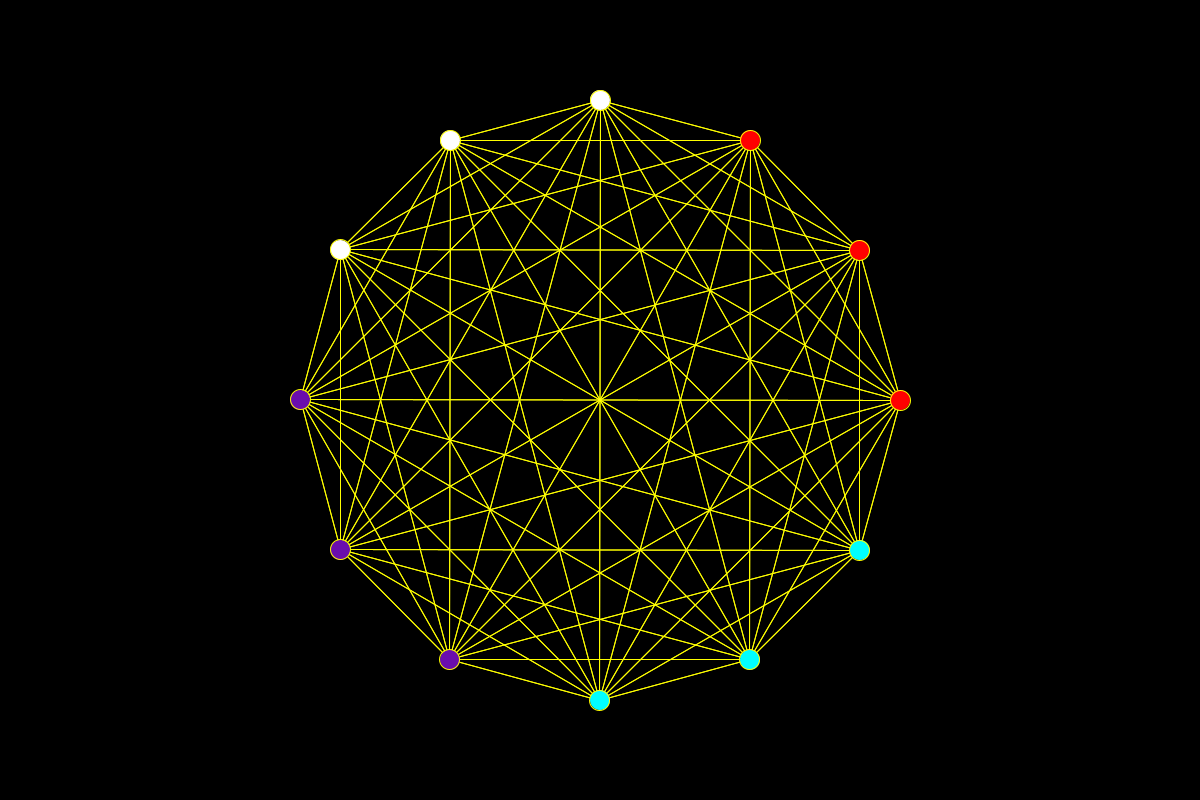
Frame 1 (no input)
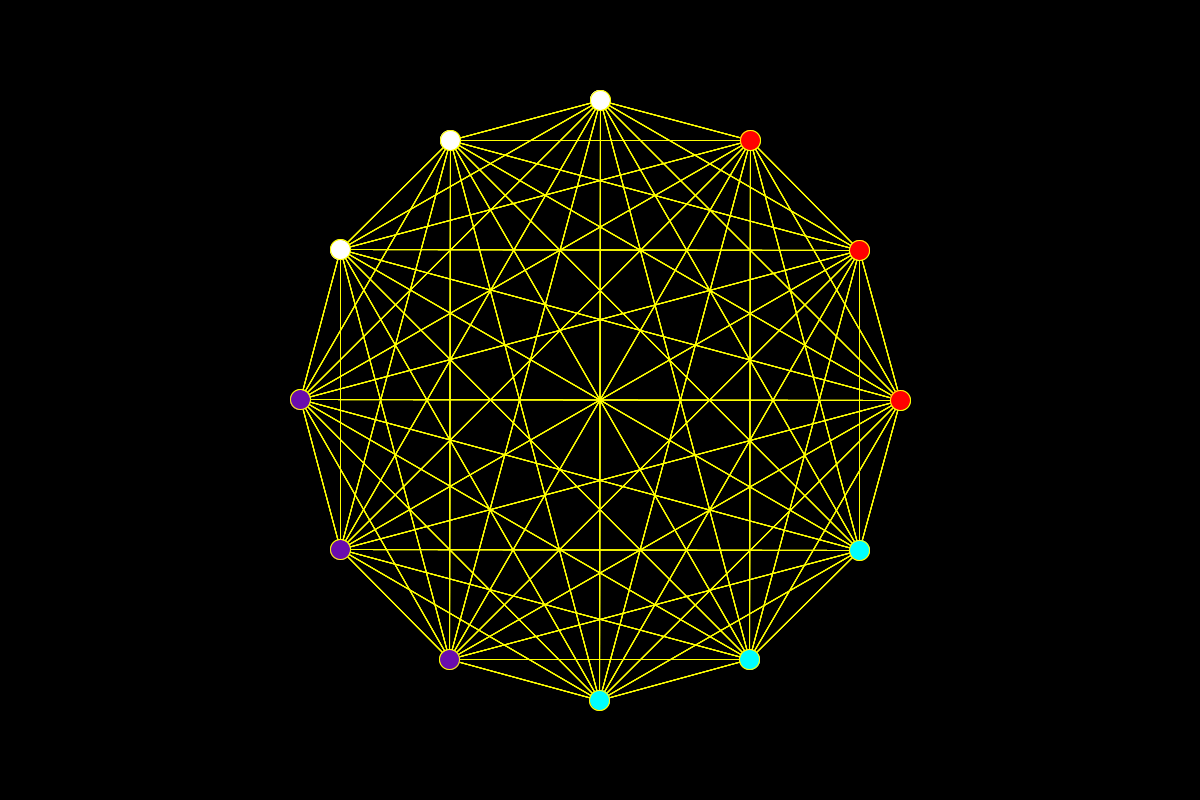
Frame 2 (the mouse pressed at the canvas centre, redrawn once)

The Processing sketch that drew these frames (run headless with seeded random() and noise(); the mouse was pressed at the canvas centre and the sketch redrawn once):

// Processing sketch: String_Art
// ── String_Art.pde
import java.util.Map;
int n = 12;   
int R = 300;  
float r = 10;   

int xC = 600; 
int yC = 400;

float[] xValues = new float[n];
float[] yValues = new float[n];

color yellow = #ffff00;
color red = #ff0000;
color white = #ffffff;
color purple = #6a0dad;
color cyan = #00FFFF;

void draw() {
  for(int i=0; i < n; i++) {
    println("Drawing lines from dot number", i);
      for(int j=0; j < n; j++) {
        stroke(yellow);
        line( xValues[i], yValues[i], xValues[j], yValues[j]);
      }
  }
  color circleColor;
    
  for(int i=0; i < n; i++) {
    if (i < n/4) {
        circleColor = red;
    } else if(n/4 <= i && i < n/2) {
        circleColor = white;
    } else if(n/2 <= i && i < 3*n/4) {
        circleColor = purple;
    } else {
        circleColor = cyan;
    }
    fill(circleColor);
    circle( xValues[i], yValues[i], 2*r);
  }   
}

void setup() {
  size(1200, 800);
  background(0);
  
  float deltaTheta = 2*PI/n;
  float angle = 0;
  
  for(int i=0; i < n; i++) {
    float currX = xC + R*cos( angle ); 
    float curry = yC - R*sin( angle );

    xValues[i] = currX;
    yValues[i] = curry;

    angle = angle + deltaTheta;
  }
  println("Setup is complete. Drawing can now begin.");
  noLoop();
}
